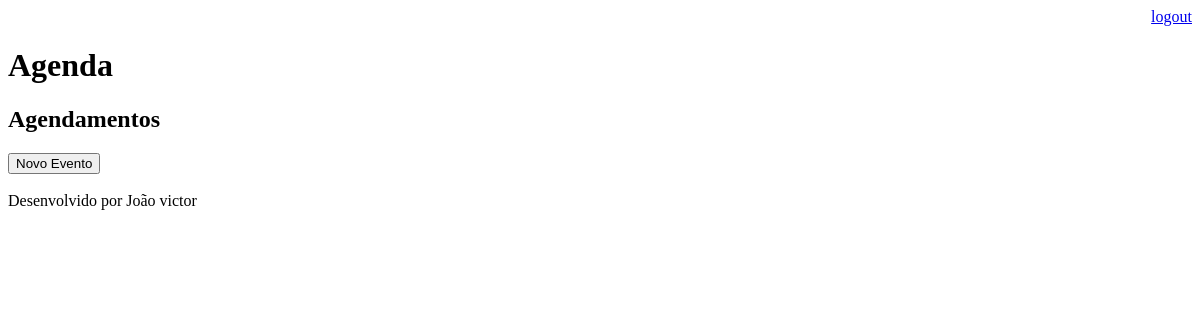
/agenda/ (signed in), run on an earlier commit of the app's database.
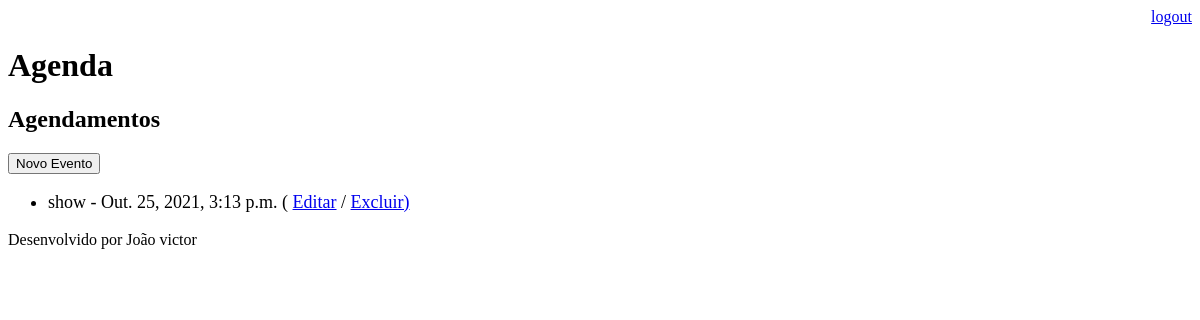
And on a later commit of the database.
### core/models.py (models this page shows, shortened)
class Evento(models.Model):
    titulo = models.CharField(max_length=100)
    descricao = models.TextField(blank=True, null=True)
    data_evento = models.DateTimeField(verbose_name='Data do Evento')
    data_criacao = models.DateTimeField(auto_now=True)
    usuario = models.ForeignKey(User, on_delete=models.CASCADE)
    class Meta:
        db_table = 'evento'
    def get_evento_atrasado(self):
        if self.data_evento < datetime.now():
            return True
        else:
            return False

### core/views.py (the view)
# urls.py: path('agenda/', views.lista_eventos),
@login_required(login_url='/login/')
def lista_eventos(request):
    usuario = request.user
    data_atual = datetime.now() - timedelta(hours=1)
    evento = Evento.objects.filter(usuario=usuario,
                                   data_evento__gt=data_atual)
    dados = {'eventos': evento}
    return render(request, 'agenda.html', dados)

### templates/agenda.html (shortened to what this page needs)
{% extends "model-page.html" %}
{% block content %}
    <h2>Agendamentos</h2>
    <a href="evento/">
        <button type="button">Novo Evento</button>
    </a>
    <ul style="font-size: 18px">
    {% for evento in eventos %}
        <li>
            <div style=>
                {{ evento.titulo }} - {{evento.data_evento}}
                ( <a href="evento/?id={{ evento.id }}" >Editar</a>
                / <a href="evento/delete/{{ evento.id }}/" >Excluir)</a>
            </div>
        </li>
    {% endfor %}
    </ul>
{% endblock %}

What changed in the data, as far as the page shows it:
added Evento: titulo "show", data_evento "Out. 25, 2021, 3:13 p.m."
